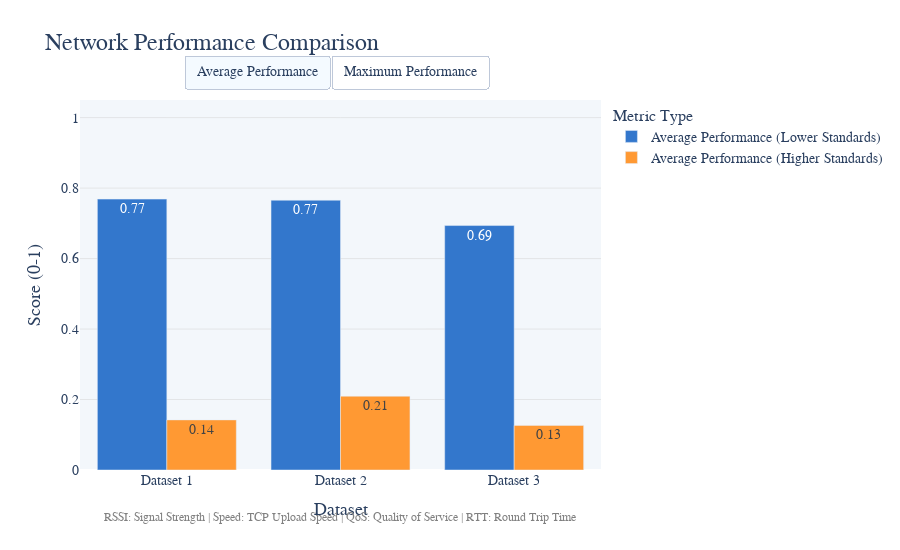

This figure's notebook cell:
### Code cell
fig = interactive_score_comparison(final_df)
fig.show()
text1 = "Lower Standards: (RSSI Fair+Good %) * 40% + (TCP Upload Speed Fair+Good %) * 40% + (TCP Upload QoS Fair+Good %) * 10% + (TCP RTT Fair+Good %) * 10%"
text2 = "where fair is the second best possible"
text3 = "Higher Standard: (RSSI Good %) * 40% + (TCP Upload Speed Good %) * 40% + (TCP Upload QoS Good %) * 10% + (TCP RTT Good %) * 10%"
text4 = "no fair used only best possible is used"

print(f"{text1}\n{text2}\n{text3}\n{text4}")

### Figure 1 — Plotly figure (JSON) as saved in the notebook; plotly's stock layout.template omitted (floating-point values rounded to 4 significant figures)
{"data": [{"marker": {"color": "#3377cc"}, "name": "Average Performance (Lower Standards)", "text": [0.77, 0.77, 0.69], "textposition": "auto", "type": "bar", "x": ["Dataset 1", "Dataset 2", "Dataset 3"], "y": [0.7688, 0.7656, 0.6938]}, {"marker": {"color": "#ff9933"}, "name": "Average Performance (Higher Standards)", "text": [0.14, 0.21, 0.13], "textposition": "auto", "type": "bar", "x": ["Dataset 1", "Dataset 2", "Dataset 3"], "y": [0.1422, 0.2094, 0.1266]}, {"marker": {"color": "#33cc77"}, "name": "Best Performance (Lower Standards)", "text": [0.96, 0.79, 0.86], "textposition": "auto", "type": "bar", "visible": false, "x": ["Dataset 1", "Dataset 2", "Dataset 3"], "y": [0.9563, 0.7922, 0.8563]}, {"marker": {"color": "#ff9933"}, "name": "Theoretical Best Performance (Higher Standards)", "text": [0.28, 0.37, 0.22], "textposition": "auto", "type": "bar", "visible": false, "x": ["Dataset 1", "Dataset 2", "Dataset 3"], "y": [0.2797, 0.3734, 0.2188]}], "layout": {"annotations": [{"align": "center", "font": {"color": "gray", "size": 12}, "showarrow": false, "text": "RSSI: Signal Strength | Speed: TCP Upload Speed | QoS: Quality of Service | RTT: Round Trip Time", "x": 0.5, "xref": "paper", "y": -0.15, "yref": "paper"}], "barmode": "group", "font": {"family": "Arial, sans-serif", "size": 14}, "height": 550, "hoverlabel": {"bgcolor": "white", "font": {"family": "Arial, sans-serif", "size": 14}}, "legend": {"title": {"font": {"size": 16}, "text": "Metric Type"}}, "margin": {"b": 80, "l": 80, "r": 50, "t": 100}, "plot_bgcolor": "rgba(240, 245, 250, 0.8)", "title": {"font": {"size": 24}, "text": "Network Performance Comparison"}, "updatemenus": [{"buttons": [{"args": [{"visible": [true, true, false, false]}], "label": "Average Performance", "method": "update"}, {"args": [{"visible": [false, false, true, true]}], "label": "Maximum Performance", "method": "update"}], "direction": "right", "pad": {"r": 10, "t": 10}, "showactive": true, "type": "buttons", "x": 0.5, "xanchor": "center", "y": 1.15, "yanchor": "top"}], "width": 900, "xaxis": {"title": {"font": {"size": 18}, "text": "Dataset"}}, "yaxis": {"gridcolor": "lightgray", "gridwidth": 0.5, "range": [0, 1.05], "title": {"font": {"size": 18}, "text": "Score (0-1)"}}}}
